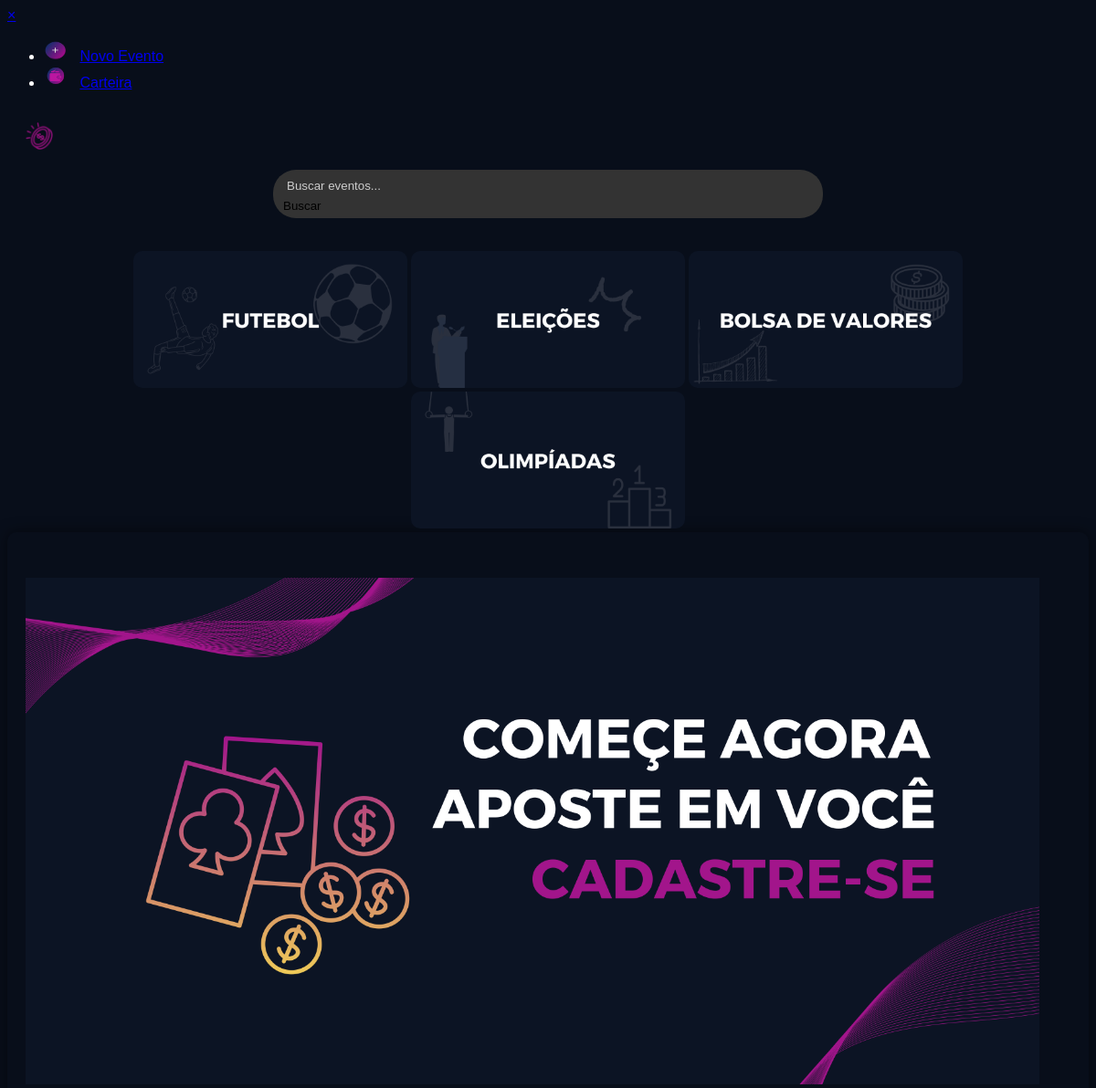
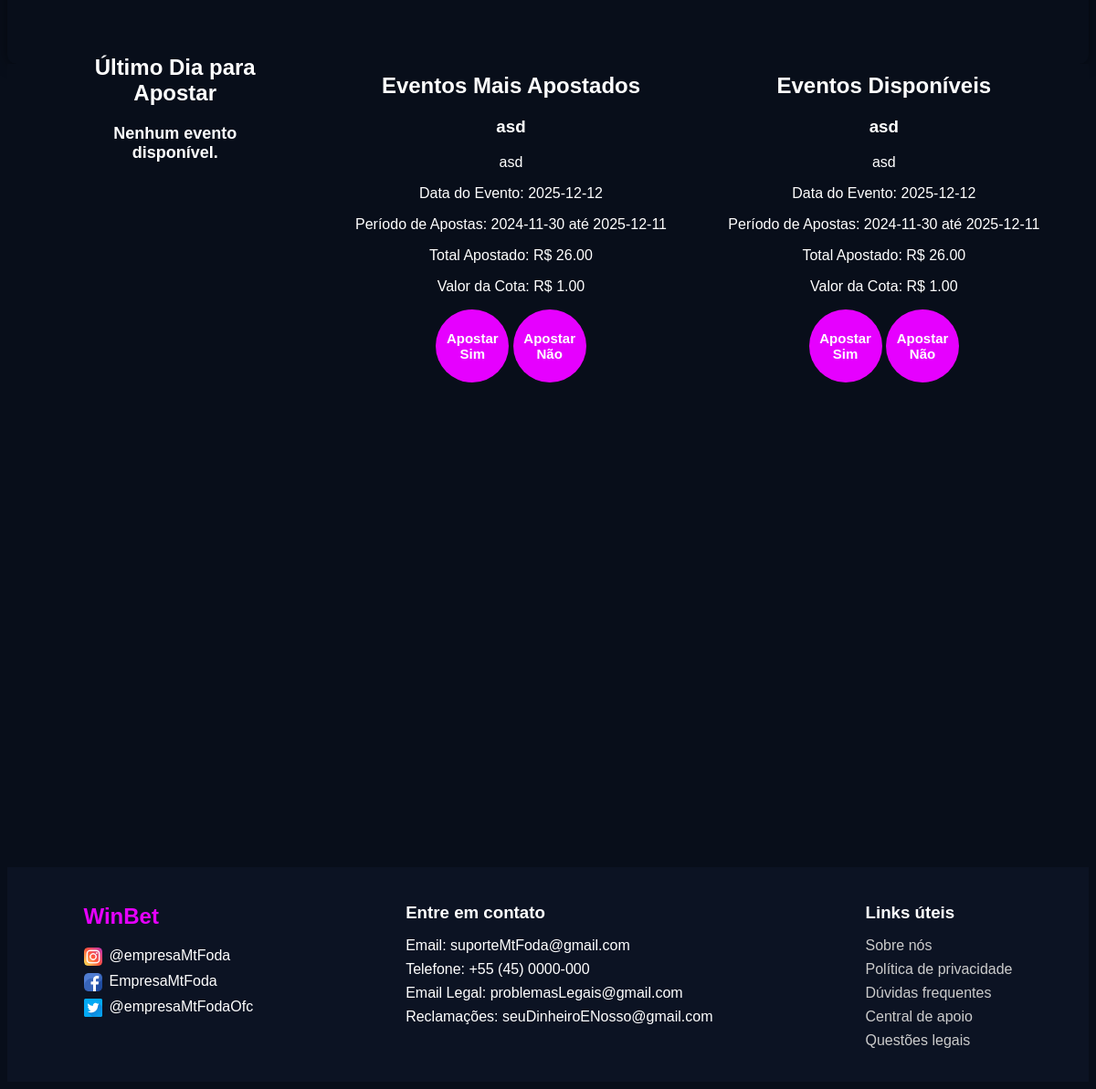
The page /area_usuario (signed in) on the database its author committed (2 pictures, top to bottom).
### tables this page shows
CREATE TABLE eventos (
        id INTEGER PRIMARY KEY AUTOINCREMENT,
        titulo TEXT NOT NULL,
        descricao TEXT NOT NULL,
        valor_cota REAL NOT NULL CHECK (valor_cota >= 1.00),
        data_evento DATE NOT NULL,
        data_inicio_apostas DATE NOT NULL,
        data_fim_apostas DATE NOT NULL,
        status TEXT NOT NULL DEFAULT 'pendente',
        id_criador INTEGER NOT NULL,
        data_criacao TIMESTAMP DEFAULT CURRENT_TIMESTAMP,
        FOREIGN KEY (id_criador) REFERENCES usuarios(id) ON DELETE CASCADE
    );

### app.py (the view)
@app.route('/area_usuario')
def area_usuario():
    if 'logged_in' in session:
        user_id = session.get('id_usuario')
        conn = sqlite3.connect(database_path)
        cursor = conn.cursor()
        print("ID do usuário na sessão:", session.get('id_usuario'))
        cursor.execute('''
            SELECT * FROM eventos
            WHERE DATE(data_fim_apostas) = DATE('now', 'localtime')
            AND status = 'aprovado'
            ORDER BY data_evento ASC
            LIMIT 10
        ''')
        eventos_finalizando = cursor.fetchall()
        cursor.execute('''
            SELECT eventos.*, SUM(apostas.valor) as total_apostado
            FROM eventos
            LEFT JOIN apostas ON eventos.id = apostas.id_evento
            WHERE eventos.status = 'aprovado'
            AND data_evento > date('now')
            GROUP BY eventos.id
            ORDER BY total_apostado DESC
            LIMIT 10
        ''')
        eventos_mais_apostados = cursor.fetchall()
        cursor.execute('''
            SELECT eventos.*, SUM(apostas.valor) as total_apostado
            FROM eventos
            LEFT JOIN apostas ON eventos.id = apostas.id_evento
            WHERE eventos.status = 'aprovado'
            GROUP BY eventos.id
            ORDER BY data_fim_apostas DESC
        ''')
        eventos = cursor.fetchall()
        cursor.execute('SELECT * FROM categorias_eventos')
        categorias = cursor.fetchall()
        conn.close()
        return render_template('area_usuario.html', eventos_finalizando=eventos_finalizando,
                               eventos_mais_apostados=eventos_mais_apostados, categorias=categorias,
                               eventos=eventos)
    else:
        return redirect(url_for('login'))

### templates/area_usuario.html (shortened to what this page needs)
<!DOCTYPE html>
<html lang="pt-BR">
<head>
    <link rel="stylesheet" href="/static/css/area_usuario.css">
</head>
<body>
    <div id="sideMenu" class="side-menu">
        <a href="javascript:void(0)" class="close-btn" onclick="closeMenu()">&times;</a>
        <ul>
            <li>
                <img src="/static/images/icon_evento.png" alt="Novo Evento" class="icon">
                <a href="{{ url_for('criar_evento') }}">Novo Evento</a>
            </li>
            <li>
                <img src="/static/images/icon_carteira.png" alt="Carteira" class="icon">
                <a href="{{ url_for('gerenciar_carteira') }}">Carteira</a>
            </li>
        </ul>
    </div>
    <header class="main-header">
        <div>
            <img class="logo" src="/static/images/logo.png" alt="Logo" onclick="openMenu()">
        </div>
    </header>
    <div class="search-bar">
        <form action="{{ url_for('pesquisar_evento') }}" method="GET" target="_blank">
            <input type="text" name="query" placeholder="Buscar eventos..." required>
            <button class="search-button">Buscar</button>
        </form>
    </div>
    <br>
    <br>
    <nav>
        <div class="menu">
            <ul>
                <li>
                    <a href="{{ url_for('pesquisar_evento') }}?categoria=2"><img class="categoria" src="/static/images/futebol.png" alt="Futebol"></a>
                    <a href="{{ url_for('pesquisar_evento') }}?categoria=3"><img class="categoria" src="/static/images/eleicoes.png" alt="Eleições"></a>
                    <a href="{{ url_for('pesquisar_evento') }}?categoria=4"><img class="categoria" src="/static/images/bolsaDeValores.png" alt="Bolsa de Valores"></a>
                    <a href="{{ url_for('pesquisar_evento') }}?categoria=1"><img class="categoria" src="/static/images/olimpiadas.png" alt="Olimpíadas"></a>
                </li>
            </ul>
        </div>
    </nav>
    <main>
        <section class="main">
            <div class="banner">
                <img class="baner" src="/static/images/banner.png" alt="Banner">
            </div>
        </section>
        <section class="actions">
            <div class="betting-section">
                <div class="bet-button">
                    <div class="section">
                        <h2>Último Dia para Apostar</h2>
                        <div class="eventos-container">
                            {% for evento in eventos_finalizando %}
                                <div class="evento-card">
                                    <h3>{{ evento[1] }}</h3>
                                    <p>{{ evento[2] }}</p>
                                    <p>Data do Evento: {{ evento[4] }}</p>
                                    <p>Período de Apostas: {{ evento[5] }} até {{ evento[6] }}</p>
                                    <p>Valor da Cota: R$ {{ '{:.2f}'.format(evento[3]) }}</p>
                                    <button onclick="openModal('{{ evento[0] }}', '{{ evento[1] }}', 'sim')">Apostar Sim</button>
                                    <button onclick="openModal('{{ evento[0] }}', '{{ evento[1] }}', 'nao')">Apostar Não</button>
                                </div>
                            {% else %}
                                <p>Nenhum evento disponível.</p>
                            {% endfor %}
                        </div>
                    </div>
                </div>
                <div class="create-bet">
                     <div class="section">
        <h2>Eventos Mais Apostados</h2>
        <div class="eventos-container">
            {% for evento in eventos_mais_apostados %}
                <div class="evento-card">
                    <h3>{{ evento[1] }}</h3>
                    <p>{{ evento[2] }}</p>
                    <p>Data do Evento: {{ evento[4] }}</p>
                    <p>Período de Apostas: {{ evento[5] }} até {{ evento[6] }}</p>
                    <p>Total Apostado: R$ {{ '{:.2f}'.format(evento[-1] or 0) }}</p>
                    <p>Valor da Cota: R$ {{ '{:.2f}'.format(evento[3]) }}</p>
                    <button onclick="openModal('{{ evento[0] }}', '{{ evento[1] }}', 'sim')">Apostar Sim</button>
                    <button onclick="openModal('{{ evento[0] }}', '{{ evento[1] }}', 'nao')">Apostar Não</button>
                </div>
            {% else %}
                <p>Nenhum evento disponível.</p>
            {% endfor %}
        </div>
    </div>
                </div>
                <div class="create-bet">
                    <h2>Eventos Disponíveis</h2>
                    <div class="eventos-container">
                        {% if eventos %}
                            {% for evento in eventos %}
                            <div class="evento-card">
                                <h3>{{ evento[1] }}</h3>
                                <p>{{ evento[2] }}</p>
                                <p>Data do Evento: {{ evento[4] }}</p>
                                <p>Período de Apostas: {{ evento[5] }} até {{ evento[6] }}</p>
                                <p>Total Apostado: R$ {{ '{:.2f}'.format(evento[-1] or 0) }}</p>
                                <p>Valor da Cota: R$ {{ '{:.2f}'.format(evento[3]) }}</p>
                                    <button onclick="openModal('{{ evento[0] }}', '{{ evento[1] }}', 'sim')">Apostar Sim</button>
                                    <button onclick="openModal('{{ evento[0] }}', '{{ evento[1] }}', 'nao')">Apostar Não</button>
                                </div>
                            {% endfor %}
                        {% else %}
                            <p>Não há eventos disponíveis no momento.</p>
                        {% endif %}
                    </div>
                </div>
            </div>
        </section>
    </main>
    <br>
    <br>
    <br>
    <br>
    <br>
    <br>
    <br>
    <br>
    <br>
    <br>
    <br>
    <br>
    <br>
    <br>
    <br>
    <br>
    <br>
    <br>
    <br>
    <br>
    <br>
    <br>
    <br>
    <br>
    <br>
    <br>
    <br>
    <br>
    <br>
    <br>
    <footer class="footer">
        <div class="footer-content">
            <div class="footer-logo">
                <h2>WinBet</h2>
                <ul class="social-media">
                    <li><a href="#"><img src="/static/images/logoInsta.png" alt="Instagram">@empresaMtFoda</a></li>
                    <li><a href="#"><img src="/static/images/logoFaceBook.png" alt="Facebook">EmpresaMtFoda</a></li>
                    <li><a href="#"><img src="/static/images/logoTwitter.png" alt="Twitter">@empresaMtFodaOfc</a></li>
                </ul>
            </div>
            <div class="footer-contact">
                <h3>Entre em contato</h3>
                <ul>
                    <li>Email: <a href="mailto:suporteMtFoda@gmail.com">suporteMtFoda@gmail.com</a></li>
                    <li>Telefone: <a href="tel:+554500000000">+55 (45) 0000-000</a></li>
                    <li>Email Legal: <a href="mailto:problemasLegais@gmail.com">problemasLegais@gmail.com</a></li>
                    <li>Reclamações: <a href="mailto:seuDinheiroENosso@gmail.com">seuDinheiroENosso@gmail.com</a></li>
                </ul>
            </div>
            <div class="footer-links">
                <h3>Links úteis</h3>
                <ul>
                    <li><a href="#">Sobre nós</a></li>
                    <li><a href="#">Política de privacidade</a></li>
                    <li><a href="#">Dúvidas frequentes</a></li>
                    <li><a href="#">Central de apoio</a></li>
                    <li><a href="#">Questões legais</a></li>
                </ul>
            </div>
        </div>
    </footer>
</body>
</html>

### static/css/area_usuario.css (style rules this page uses)
:root { --primary-color: #8A2BE2; --secondary-color: #A2158B; --background-color: #080E1A; --text-color: #FFFFFF; --text-muted: #BBBBBB; --btn-color: #FF69B4; --font-main: 'Arial', sans-serif; }
body { font-family: var(--font-main); background-color: var(--background-color); color: var(--text-color); }
.icon { width: 25px; height: 25px; margin-right: 10px; }
.logo { width: 30px; height: auto; }
.main-header { background-color: #080E1A; padding: 10px 20px; display: flex; justify-content: space-between; align-items: center; height: 50px; }
.search-bar { display: flex; align-items: center; background-color: #333; border-radius: 25px; padding: 5px; margin-bottom: 20%; width: 50%; margin: 0 auto; }
.search-bar input { border: none; background: transparent; color: #fff; padding: 5px 10px; width: 100%; outline: none; }
.search-bar input::placeholder { color: #ccc; }
.search-button { background: none; border: none; cursor: pointer; }
.menu { display: flex; justify-content: center; align-items: center; }
.menu ul { display: flex; list-style: none; padding: 0; margin: 0; gap: 20px; }
.menu li { text-align: center; }
.categoria { width: 300px; height: auto; cursor: pointer; transition: transform 0.3s ease; border-radius: 10px; }
.main { background-color: #080E1A; padding: 50px 20px; border-radius: 10px; box-shadow: 0px 0px 15px rgba(0, 0, 0, 0.5); }
.baner { max-width: 97%; margin-bottom: 20px; }
.betting-section { display: flex; justify-content: space-around; align-items: center; padding: 20px; background-color: #080E1A; height: 300px; }
.bet-button { padding: 30px; border-radius: 10px; text-align: center; width: 200px; height: 400px; display: flex; flex-direction: column; align-items: center; justify-content: space-between; }
.bet-button p { color: white; font-size: 18px; font-weight: bold; }
.create-bet { text-align: center; }
.create-bet button { background-color: #E600FF; border: none; width: 80px; height: 80px; border-radius: 50%; color: white; font-size: 15px; font-weight: bold; cursor: pointer; }
.create-bet p { margin-top: 10px; color: white; font-size: 16px; }
.footer { background-color: #0C1323; color: #fff; padding: 20px 0; }
.footer-content { display: flex; justify-content: space-around; align-items: flex-start; max-width: 1200px; margin: 0 auto; flex-wrap: wrap; }
.footer-logo h2 { color: #e600ff; font-family: 'Arial', sans-serif; font-weight: bold; }
.footer h3 { margin-bottom: 10px; }
.footer a { color: #fff; text-decoration: none; }
.footer ul { list-style-type: none; }
.footer-logo ul, .footer-contact ul, .footer-links ul { padding-left: 0; }
.footer-logo li, .footer-contact li, .footer-links li { margin-bottom: 8px; }
.footer-logo img { width: 20px; margin-right: 8px; vertical-align: middle; }
.footer-contact a { color: #fff; }
.footer-links a { color: #ccc; }

### rows shown on the page
eventos: titulo "asd", descricao "asd", data_evento "2025-12-12", data_inicio_apostas "2024-11-30", data_fim_apostas "2025-12-11", evento "26.00", valor_cota "1.00"
